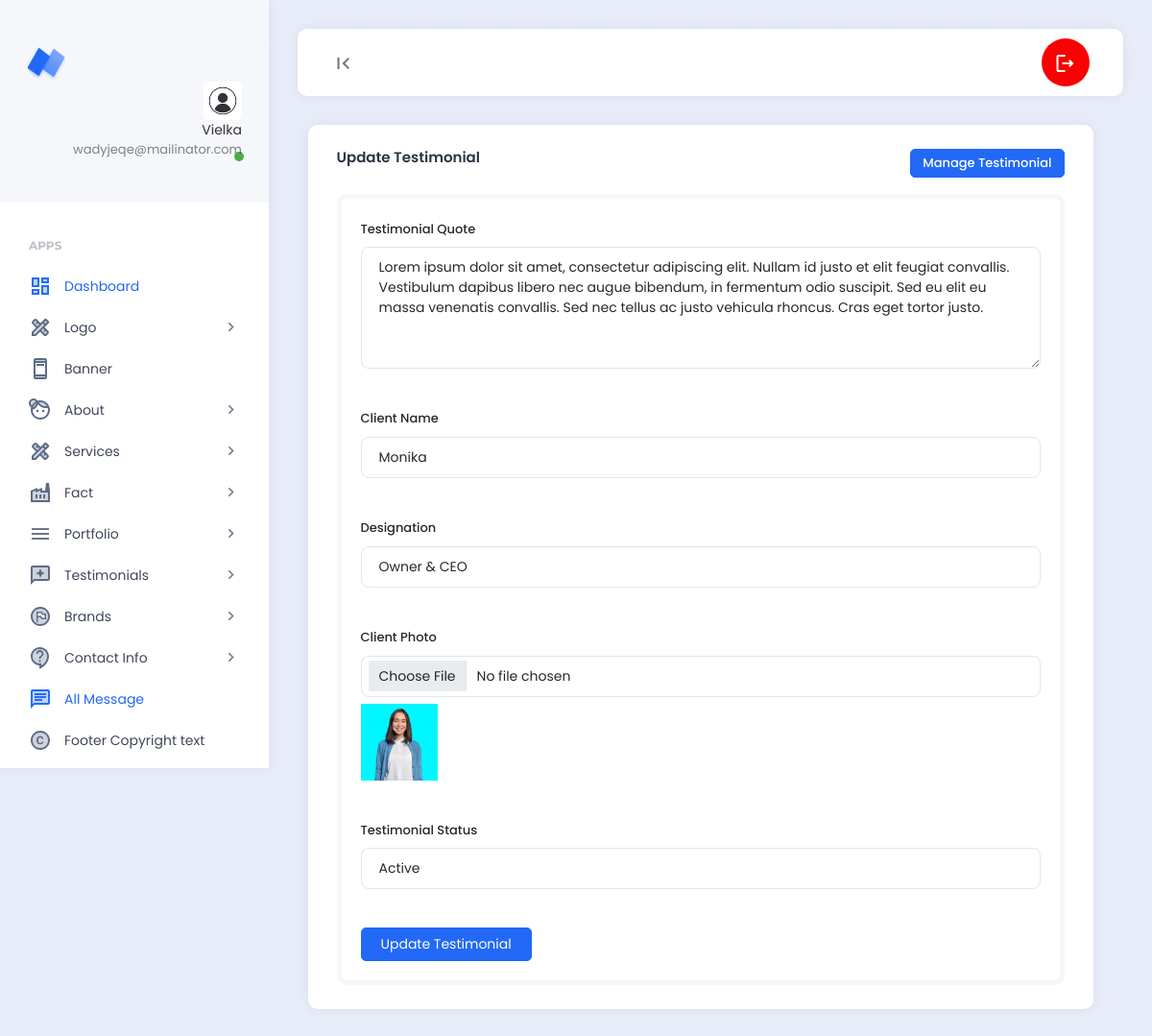
The app's page /backend/edit_testimonial.php?id=13 (signed in) with its own data.
### tables this page shows
CREATE TABLE `pro_users` (
  `id` int(11) NOT NULL,
  `name` varchar(55) NOT NULL,
  `email` varchar(55) NOT NULL,
  `password` varchar(100) NOT NULL,
  `profile_photo` varchar(200) NOT NULL DEFAULT 'profile_photo.jpg'
);

CREATE TABLE `pro_testimonials` (
  `id` int(11) NOT NULL,
  `testimonial_quote` text NOT NULL,
  `client_name` varchar(100) NOT NULL,
  `designation` varchar(100) NOT NULL,
  `client_photo` varchar(100) NOT NULL,
  `testimonial_status` varchar(100) NOT NULL
);

### backend/edit_testimonial.php (the view, shortened to what this page needs)
<?php
require_once('header.php');
require_once('../config/db.php');
$id = $_GET['id'];
$edit_testimonial = "SELECT * FROM pro_testimonials WHERE id=$id";
$edit_query_run = mysqli_query($db_con, $edit_testimonial);
$after_fetch_assoc = mysqli_fetch_assoc($edit_query_run);
?>
<div class="row">
    <div class="col-md-12">
        <div class="card">
            <div class="card-header">
                <h5 class="card-title">Update Testimonial<span style="float:right"><a href="manage_testimonial.php" class="btn btn-primary btn btn-sm">Manage Testimonial</a></span></h5>
            </div>
            <div class="card-body">
                <div class="example-container">
                    <form action="update_testimonial.php" method="POST" enctype="multipart/form-data">
                        <div class="example-content">
                            <label class="form-label">Testimonial Quote</label>
                            <textarea name="testimonial_quote" class="form-control" rows="5"><?= $after_fetch_assoc['testimonial_quote'];?></textarea>
                        </div>
                        <div class="example-content">
                            <label class="form-label">Client Name</label>
                            <input type="text" class="form-control" name="client_name" value="<?= $after_fetch_assoc['client_name'];?>">
                        </div>
                        <div class="example-content">
                            <label class="form-label">Designation</label>
                            <input type="text" class="form-control" name="designation" value="<?= $after_fetch_assoc['designation'];?>">
                        </div>
                        <div class="example-content">
                            <label class="form-label">Client Photo</label>
                            <input type="file" class="form-control" name="client_photo">
                            <img class="mt-2" src="assets/images/testimonial_photo/<?= $after_fetch_assoc['client_photo'];?>" alt="" width="80">
                        </div>
                        <div class="example-content">
                            <label class="form-label">Testimonial Status</label>
                            <select class="form-control" name="testimonial_status">
                                <option value="active" <?php if($after_fetch_assoc['testimonial_status'] == 'active') : echo 'selected'; endif;?>>Active</option>
                            </select>
                        </div>
                        <div class="example-content">
                            <button type="submit" class="btn btn-primary" name="update_testimonial_btn">Update Testimonial</button>
                        </div>
                    </form>
                </div>
            </div>
        </div>
    </div>
</div>
<?php require_once('footer.php');?>

### backend/header.php (shortened to what this page needs)
<?php
require_once('../config/db.php');
$id = $_SESSION['login_id'];
$select_profile_image_query = "SELECT profile_photo FROM `pro_users` WHERE id=$id";
$query_run = mysqli_query($db_con, $select_profile_image_query);
$select_profile_fetch_assoc = mysqli_fetch_assoc($query_run)['profile_photo'];
?>
<!DOCTYPE html>
<html lang="en">
<head>
    <link rel="stylesheet" href="https://cdnjs.cloudflare.com/ajax/libs/font-awesome/6.4.2/css/all.min.css">
    <link href="assets/plugins/bootstrap/css/bootstrap.min.css" rel="stylesheet">
    <link href="assets/plugins/perfectscroll/perfect-scrollbar.css" rel="stylesheet">
    <link href="assets/plugins/pace/pace.css" rel="stylesheet">
    <link href="assets/plugins/highlight/styles/github-gist.css" rel="stylesheet">
    <link href="assets/plugins/summernote/summernote-lite.min.css" rel="stylesheet">
    <link href="assets/plugins/datatables/datatables.min.css" rel="stylesheet">
    <link href="assets/css/main.min.css" rel="stylesheet">
    <link href="assets/css/custom.css" rel="stylesheet">
</head>
<body>
    <div class="app align-content-stretch d-flex flex-wrap">
        <div class="app-sidebar">
            <div class="logo">
                <a href="http://localhost/project/" target="_blank" class="logo-icon"><span class="logo-text">Neptune</span></a>
                <div class="sidebar-user-switcher user-activity-online">
                    <a href="#">
                        <img src="assets/images/profile_photo/<?= $select_profile_fetch_assoc;?>">
                        <span class="activity-indicator"></span>
                        <span class="user-info-text"><?php if(isset($_SESSION['login_name'])) : echo $_SESSION['login_name']; endif ?><br><span class="user-state-info"><?php if(isset($_SESSION['login_email'])) : echo $_SESSION['login_email']; endif?></span></span>
                    </a>
                </div>
            </div>
            <div class="app-menu">
                <ul class="accordion-menu">
                    <li class="sidebar-title">
                        Apps
                    </li>
                    <li class="active-page">
                        <a href="dashboard.php" class="active"><i class="material-icons-two-tone">dashboard</i>Dashboard</a>
                    </li>
                    <li>
                        <a href=""><i class="material-icons-two-tone">design_services</i>Logo<i class="material-icons has-sub-menu">keyboard_arrow_right</i></a>
                    </li>
                    <li>
                        <a href="manage_banner.php"><i class="material-icons-two-tone">ad_units</i>Banner</a>
                    </li>
                    <li>
                        <a href=""><i class="material-icons-two-tone">face_4</i>About<i class="material-icons has-sub-menu">keyboard_arrow_right</i></a>
                    </li>
                    <li>
                        <a href=""><i class="material-icons-two-tone">design_services</i>Services<i class="material-icons has-sub-menu">keyboard_arrow_right</i></a>
                    </li>
                    <li>
                        <a href=""><i class="material-icons-two-tone">factory</i>Fact<i class="material-icons has-sub-menu">keyboard_arrow_right</i></a>
                    </li>
                    <li>
                        <a href=""><i class="material-icons-two-tone"> menu </i>Portfolio<i class="material-icons has-sub-menu">keyboard_arrow_right</i></a>
                    </li>
                    <li>
                        <a href=""><i class="material-icons-two-tone">reviews</i>Testimonials<i class="material-icons has-sub-menu">keyboard_arrow_right</i></a>
                    </li>
                    <li>
                        <a href=""><i class="material-icons-two-tone">flag_circle</i>Brands<i class="material-icons has-sub-menu">keyboard_arrow_right</i></a>
                    </li>
                    <li>
                        <a href=""><i class="material-icons-two-tone">contact_support</i>Contact Info<i class="material-icons has-sub-menu">keyboard_arrow_right</i></a>
                    </li>
                    <li class="active-page">
                        <a href="all_message.php" class="active"><i class="material-icons-two-tone">chat</i>All Message</a>
                    </li>
                    <li>
                        <a href="copyright_text.php"><i class="material-icons-two-tone">copyright</i>Footer Copyright text</a>
                    </li>
                </ul>
            </div>
        </div>
        <div class="app-container">
            <div class="app-header">
                <nav class="navbar navbar-light navbar-expand-lg">
                    <div class="container-fluid">
                        <div class="navbar-nav" id="navbarNav">
                            <ul class="navbar-nav">
                                <li class="nav-item">
                                    <a class="nav-link hide-sidebar-toggle-button" href="#"><i class="material-icons">first_page</i></a>
                                </li>
                            </ul>
                        </div>
                        <div class="d-flex">
                            <ul class="navbar-nav">
                                <li class="nav-item hidden-on-mobile">
                                    <a class="nav-link nav-notifications-toggle" id="notificationsDropDown" style="width: 50px; height:50px;border-radius:50%;" href="#" data-bs-toggle="dropdown">
                                        <i class="material-icons-outlined">logout</i>
                                    </a>
                                </li>
                            </ul>
                        </div>
                    </div>
                </nav>
            </div>
            <div class="app-content">
                <div class="content-wrapper">
                    <div class="container">
                        <div class="row">

### records on screen
pro_users: profile_photo (picture)
pro_testimonials: testimonial_quote "Lorem ipsum dolor sit amet, consectetur adipiscing elit. Nullam id justo et elit feugiat convallis. Vestibulum dapibus libero nec augue bibendum, in fermentum odio suscipit. Sed eu elit eu massa venenatis convallis. Sed nec tellus ac justo vehicula rhoncus. Cras eget tortor justo.", client_name "Monika", designation "Owner & CEO", client_photo (picture), testimonial_status "Active"

### other values on screen
$_SESSION['login_name'] "Vielka"
$_SESSION['login_email'] "wadyjeqe@mailinator.com"
